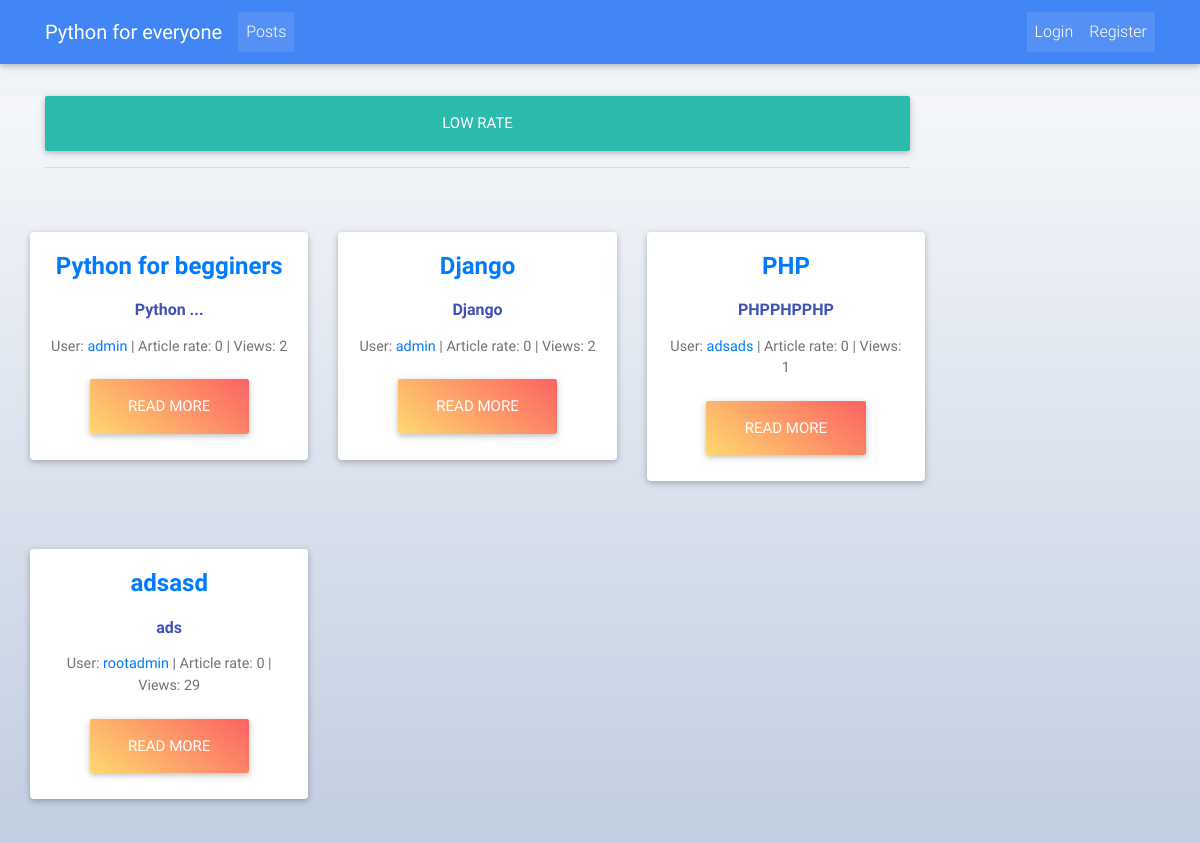
The app's page /posts/rate/low_rate/, older data.
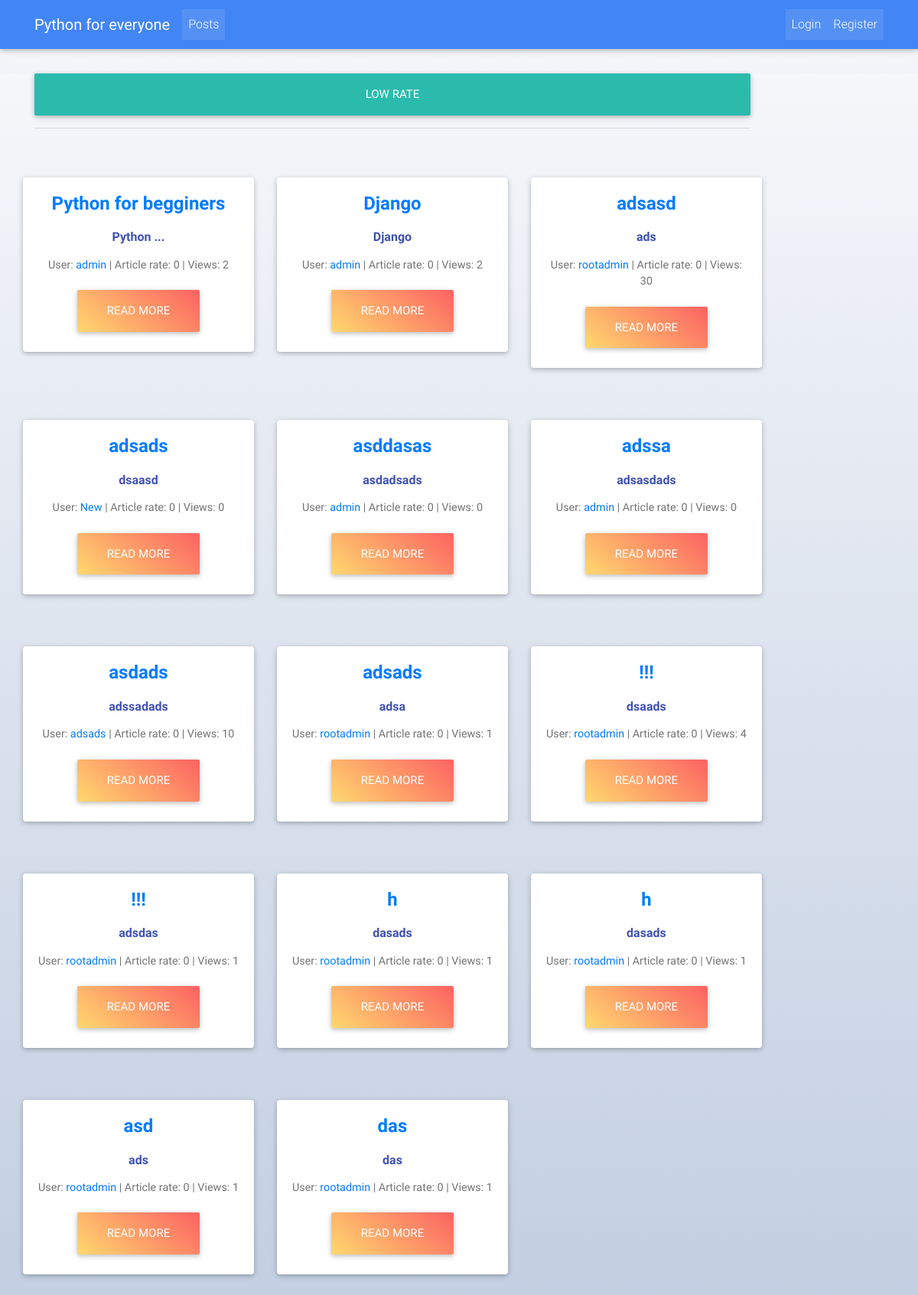
The same page, newer data.
### post/models.py (models this page shows, shortened)
class Posts(models.Model):
    user = models.ForeignKey(User, on_delete=models.CASCADE)
    title = models.CharField(max_length=50)
    content = models.TextField()
    image = models.ImageField(upload_to='media',
                              null=True,
                              blank=True,
                             )
    rate = models.PositiveSmallIntegerField(default=0)
    views = models.PositiveIntegerField(default=0)
    updated_at = models.DateTimeField(auto_now_add=False, auto_now=True)
    timestamp = models.DateTimeField(auto_now_add=True, auto_now=False)
    category = models.ForeignKey(Category, on_delete=models.CASCADE)
    objects = PostManager()
    likes = GenericRelation(Like)
    def get_user_url(self):
        return reverse("accounts:account", kwargs={"id": self.user_id})
    def get_absolute_url(self):
        return reverse("post:detail_page", kwargs={"id": self.id})

### post/views.py (the view)
# urls.py: re_path('^rate/(?P<slug>[-\w]+)/$', high_middle_low_rate, name='high_middle_low_rate'),
def high_middle_low_rate(request, slug):
    if slug not in ['high_rate', 'middle_rate', 'low_rate']:
        raise Http404
    if slug == 'high_rate':
        posts = Posts.objects.high_rate()
        slug1 = "High"
    if slug == 'middle_rate':
        posts = Posts.objects.middle_rate()
        slug1 = "Middle"
    if slug == 'low_rate':
        posts = Posts.objects.low_rate()
        slug1 = "Low"
    context = {
        'posts': posts,
        'title': slug1,
    }
    return render(request, "home/choose_rate.html", context)

### post/models.py (called while the page is built)
    def low_rate(self, *args, **kwargs):
        return Posts.objects.filter(rate__range=(0, 5))

### templates/home/choose_rate.html (shortened to what this page needs)
{% extends "home/base.html" %}
{% block content %}
<br><br>
<div style="background: linear-gradient(#f5f7fa, #c3cfe2);">
    <div class="container">
        <div class="row">
            <div class="col-xs-10 col-xs-offset-2">
                <div class="container">
                <h2 class="btn btn-default btn-lg btn-block">{{ title }} rate</h2>
                <hr>
                </div>
                {% if posts %}
                    <div class="row">
                    {% for post in posts %}
                        {% if forloop.counter0|divisibleby:3 %}
                            </div><br><br><div class="row">
                        {% endif %}
                            <div class="col-xs-12 col-sm-6 col-md-4 post-choose" style="margin-bottom: 20px;">
                                <div class="card card-cascade width_card">
                                  <div class="card-body card-body-cascade text-center">
                                    <h4 class="card-title"><strong><a href="{{ post.get_absolute_url }}">{{ post.title }}</a></strong></h4>
                                    <h6 class="font-weight-bold indigo-text py-2">{{ post.content|truncatechars:20 }}</h6>
                                    <p class="card-text"> User: <a href="{{ post.get_user_url }}">{{ post.user.username }}</a> | Article rate: {{ post.rate }} | Views: {{ post.views }}</p>
                                    <a href="{{ post.get_absolute_url }}" class="btn peach-gradient btn-lg ">Read more</a>
                                  </div>
                                </div>
                            </div>
                    {% endfor %}
                    </div>
                {% else %}
                    <h3 class="alert alert-info text-center">Ops, we haven't posts with this rate</h3>
                {% endif %}
            </div>
        </div>
        </div>
    </div>
{% endblock %}

Row changes from the older to the newer data that the page shows:
removed Posts: title "PHP", content "PHPPHPPHP", user.username "adsads", rate "0", views "1"
changed Posts "adsasd": views "29" → "30"
added Posts: title "adsads", content "dsaasd", user.username "New", rate "0", views "0"
added Posts: title "asddasas", content "asdadsads", user.username "admin", rate "0", views "0"
added Posts: title "adssa", content "adsasdads", user.username "admin", rate "0", views "0"
added Posts: title "asdads", content "adssadads", user.username "adsads", rate "0", views "10"
added Posts: title "adsads", content "adsa", user.username "rootadmin", rate "0", views "1"
added Posts: title "!!!", content "dsaads", user.username "rootadmin", rate "0", views "4"
added Posts: title "!!!", content "adsdas", user.username "rootadmin", rate "0", views "1"
added Posts: title "h", content "dasads", user.username "rootadmin", rate "0", views "1"
added Posts: title "h", content "dasads", user.username "rootadmin", rate "0", views "1"
added Posts: title "asd", content "ads", user.username "rootadmin", rate "0", views "1"
added Posts: title "das", content "das", user.username "rootadmin", rate "0", views "1"
